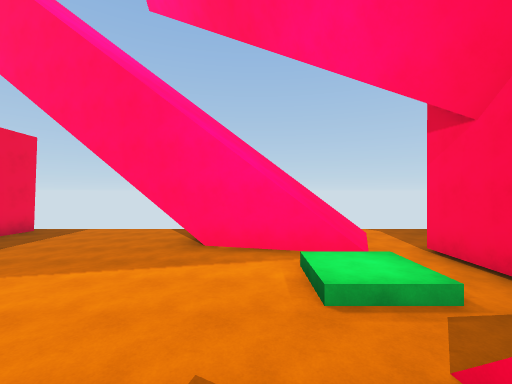
View 1 (above)

14 first-person views from a walk through a Unity game level. The camera is 1.5 m above the floor, looks level and sees 90° across. The floor is counted in squares, 2 m on a side. Each view is taken from the middle of a square. On the plan, view 1 faces up. The plan holds only what a view shows up to about 9 squares ahead; the rest is blank. The place goes on beyond the plan. The player is left out.

View 2
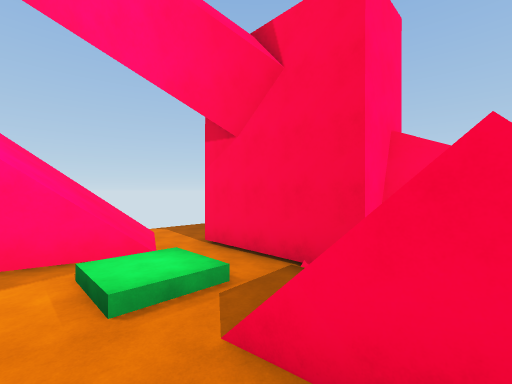

View 3
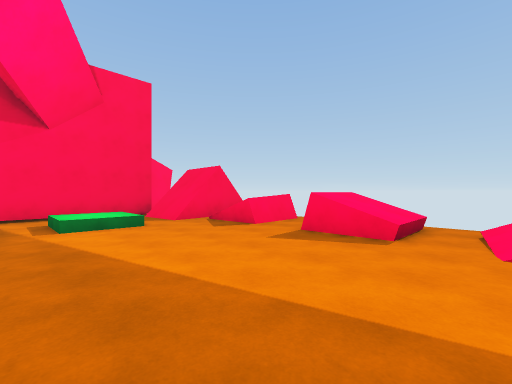

View 4
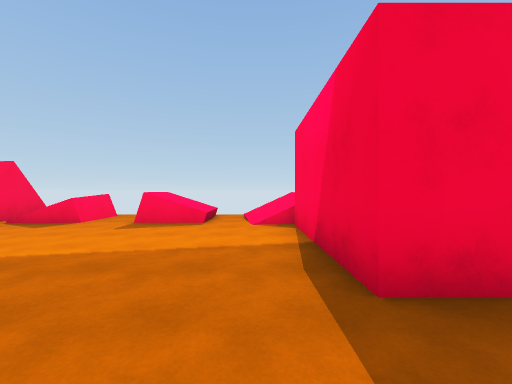

View 5
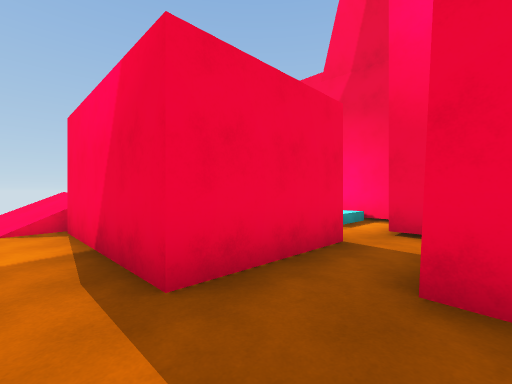

View 6
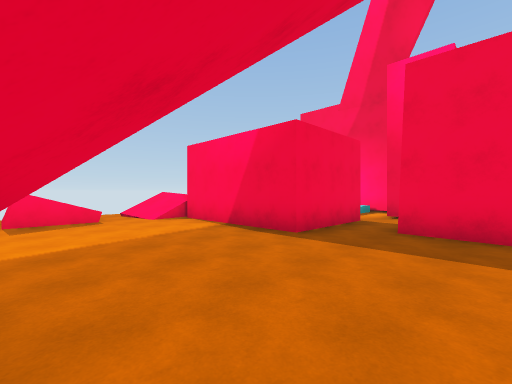

View 7
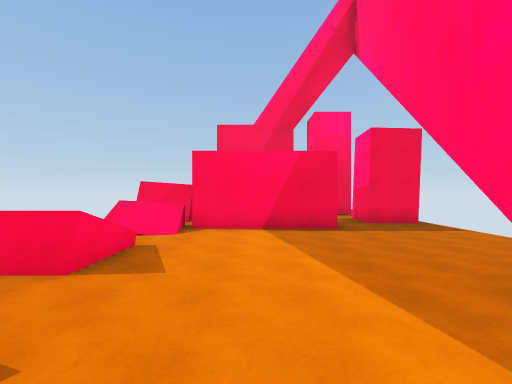

View 8
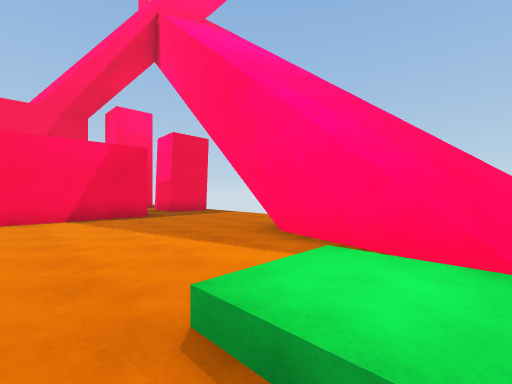

View 9
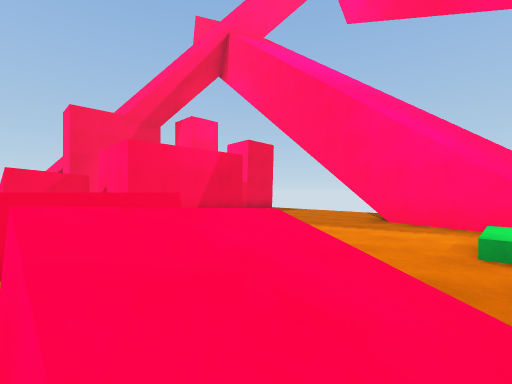

View 10
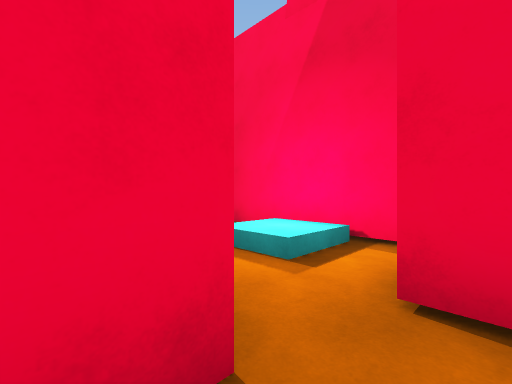

View 11
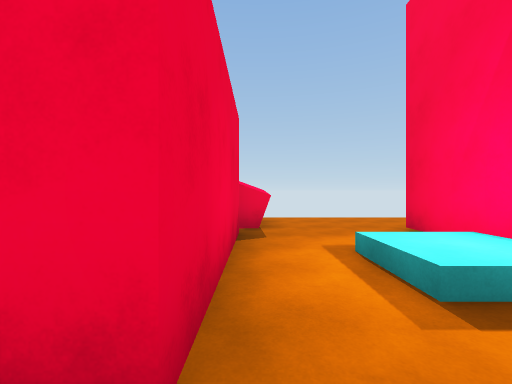

View 12
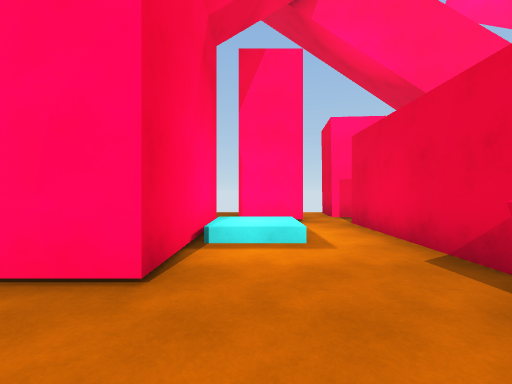

View 13
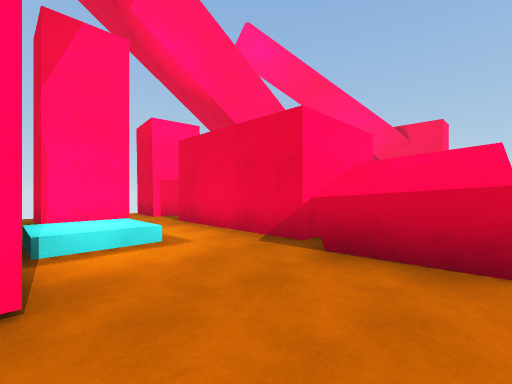

View 14
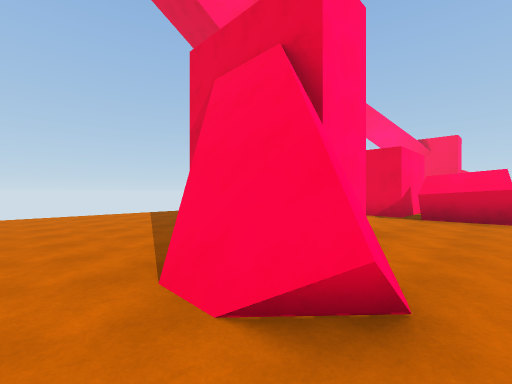

### Floor plan
Key: @ floor where view 1 was taken; # wall or solid block; x gap in a wall; . main floor; : floor 0.5 m higher than the main floor; / step, stairs or slope; = window, fence, low wall or low ledge; v drop or lower ground.
Columns run from 17 left of view 1 to 5 right of it. Each row starts with its distance up from view 1.
  8 .... .. .##.....//vx/..
  7 ......# .##....//////..
  6 ......##......./////..
  5 .... #...###......#=.#
  4 .... #:..###......::.#
  3 ...  #:..###......::.#
  2 ..#  #...###......../#
  1 .## ##...###/....=// #
  0 .##.....## ////=.@/#
 -1 ........## /./ #.#/#

Positions as (right, up) in squares from view 1, and headings:
1: (0, 0), facing up
2: (0, 0), facing up-right
3: (-5, 5), facing down-right
4: (-5, 7), facing down
5: (-5, 7), facing down-left
6: (-2, 8), facing down-left
7: (1, 3), facing left
8: (2, 2), facing up-left
9: (1, -1), facing up-left
10: (-8, 6), facing down-left
11: (-9, 6), facing down
12: (-11, -1), facing up
13: (-12, -1), facing up-right
14: (-17, -1), facing up-right
